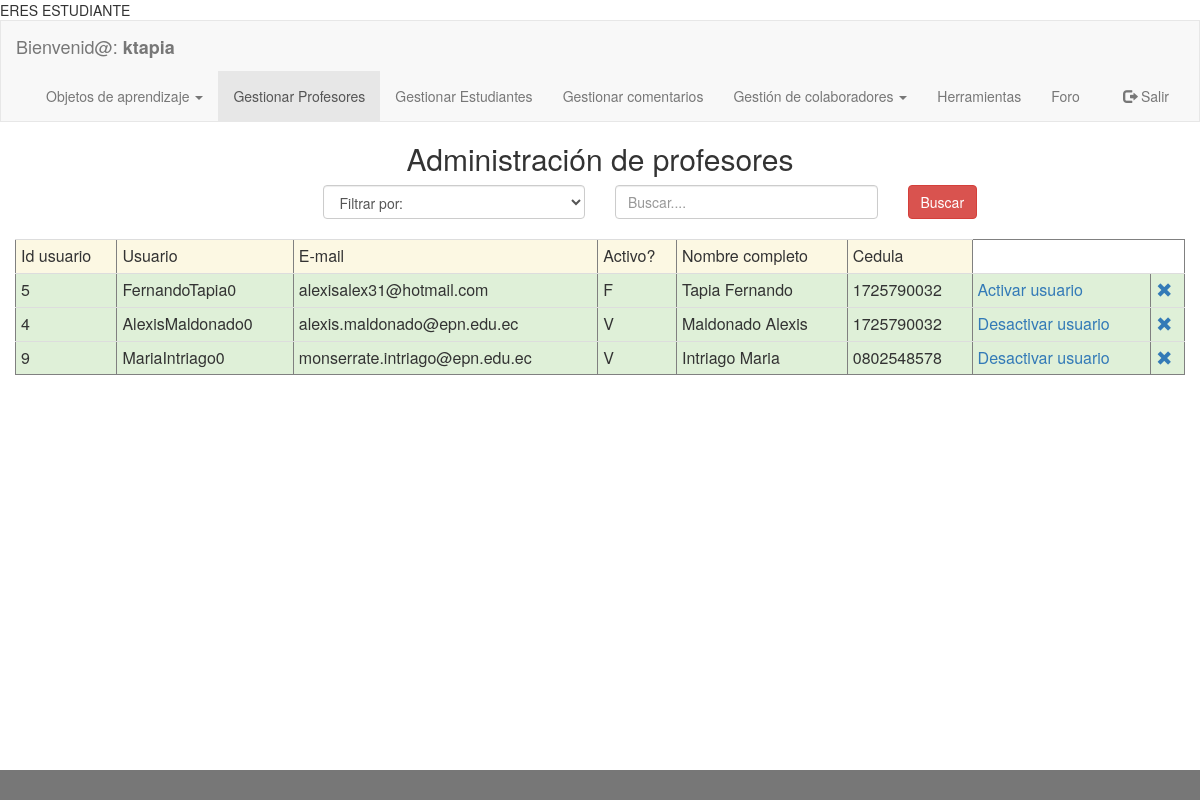
The page /aplicacion/modulos_administrador/adm_buscar_profesores.php (signed in) on the database its author committed.
### tables this page shows
CREATE TABLE `profesor` (
  `idprofesor` int(11) NOT NULL,
  `ci` varchar(10) DEFAULT NULL,
  `nombres` varchar(45) DEFAULT NULL,
  `apellidos` varchar(45) DEFAULT NULL,
  `id_departamento` int(11) DEFAULT NULL,
  `id_facultad` int(11) DEFAULT NULL,
  `mail` varchar(45) DEFAULT NULL,
  `id_usuario` int(11) DEFAULT NULL,
  `fecha_nacimiento` varchar(45) DEFAULT NULL,
  `genero` varchar(1) DEFAULT NULL,
  `ciudad` varchar(10) DEFAULT NULL,
  `domicilio` varchar(60) DEFAULT NULL,
  `celular` varchar(15) DEFAULT NULL,
  `convencional` varchar(15) DEFAULT NULL
);

CREATE TABLE `usuario` (
  `idUsuario` int(11) NOT NULL,
  `usuario` varchar(45) DEFAULT NULL,
  `contrasenia` varchar(45) DEFAULT NULL,
  `tipo_usuario` varchar(3) DEFAULT NULL,
  `activo` varchar(1) DEFAULT NULL,
  `foto` varchar(45) DEFAULT ''
);

### aplicacion/modulos_administrador/adm_buscar_profesores.php (the view, shortened to what this page needs)
<!DOCTYPE html PUBLIC "-//W3C//DTD XHTML 1.0 Transitional//EN" "http://www.w3.org/TR/xhtml1/DTD/xhtml1-transitional.dtd">
<html xmlns="http://www.w3.org/1999/xhtml" lang="es">
    <head>
        <link rel="stylesheet" href="../../plugins/bootstrap/css/bootstrap.min.css"></link>
    </head>
    <body>
        <?php include './navbar_adm_profesores.php'; ?>
        <div class="container-fluid text-center">
            <div class="row content">
                <div class="col-sm-12 text-center">
                    <h2> Administración de profesores</h2>
                    <form onsubmit="return validar_busqueda_cedula()" action="../modulos_administrador/adm_ejecutar_buscar_profesores.php" method="post" enctype="multipart/form-data">
                        <div class="col-md-3">
                        </div>
                        <div class="col-md-3 text-left ">
                            <select class= "form-control" name="tipo_criterio" dir="ltr" required id="select_criterio">
                                <option value="">Filtrar por:</option>
                            </select></br>
                        </div>
                        <div class="col-md-3 text-center">
                            <input type="text" class="form-control" id="criterio_busqueda" placeholder="Buscar...." name="criterio_busqueda" required></br>
                        </div>
                        <div class="col-md-3 text-left">
                            <button id="registrar" type="submit" class="btn btn-danger">Buscar</button>
                        </div>
                    </form>
                    <?php
                    $statement = ("select u.*,p.nombres, p.apellidos, p.ci, p.mail from usuario as u, profesor as p where u.idUsuario=p.id_usuario order by activo");
                    $conexion = new Conexion();
                    $consulta = $conexion->prepare($statement);
                    $consulta->setFetchMode(PDO::FETCH_ASSOC);
                    $consulta->execute();
                    echo '<table border ="1|1" class="table table-condensed";>';
                    echo '<tr class="warning">';
                    echo '<td>Id usuario</td>';
                    echo '<td>Usuario</td>';
                    echo '<td>E-mail</td>';
                    echo '<td>Activo?</td>';
                    echo '<td>Nombre completo</td>';
                    echo '<td>Cedula</td>';
                    echo "</tr>";
                    if ($consulta->rowCount() != 0) {
                        while ($row = $consulta->fetch()) {
                            echo '<tr class="success">';
                            echo '<td>' . $row['idUsuario'] . '</td>';
                            echo '<td>' . $row['usuario'] . '</td>';
                            echo '<td>' . $row['mail'] . '</td>';
                            echo '<td>' . $row['activo'] . '</td>';
                            echo '<td>' . $row['apellidos'] . '  ' . $row['nombres'] . '</td>';
                            echo '<td>' . $row['ci'] . '</td>';
                            if ($row['activo'] == 'V') {
                                echo '<td><a href="adm_buscar_profesores.php?id=' . $row['idUsuario'] . '&id_gestion=1">Desactivar usuario</a></td>';
                            } else {
                                echo '<td><a href="adm_buscar_profesores.php?id=' . $row['idUsuario'] . '&id_gestion=2&mail=' . $row['mail'] . '&usuario=' . $row['usuario'] . '&contrasenia=' . $row['contrasenia'] . '">Activar usuario</a></td>';
                            }
                            echo "<td><a onClick=\"javascript: return confirm('Realmente desea eliminar el profesor seleccionado? Se eliminarán todos los objetos de aprendizaje asociados al mismo.');\" href='adm_buscar_profesores.php?id=" . $row['idUsuario'] . "&id_gestion=3'><span class='glyphicon glyphicon-remove'></a></td>";
                            echo '</tr>';
                        }
                    }
                    echo '</table>';
                    ?>
                </div>
            </div>
        </div></br></br></br>
        <footer class="label-default container-fluid text-center">
        </footer>
    </body>
</html>

### aplicacion/modulos_administrador/navbar_adm_profesores.php (shortened to what this page needs)
<nav class="navbar navbar-default">
    <div class="container-fluid">
        <div class="navbar-header">
            <a class="navbar-brand" href="#">Bienvenid@: <strong><?php echo $_SESSION['usuario'] ?></strong></a>
        </div>
        <div class="collapse navbar-collapse" id="myNavbar">
            <ul class="nav navbar-nav">
                <li class="dropdown">
                    <a class="dropdown-toggle" data-toggle="dropdown" href="#">Objetos de aprendizaje
                        <span class="caret"></span></a>
                </li>
                <li class="active"><a href="adm_buscar_profesores.php">Gestionar Profesores</a></li>
                <li ><a href="adm_buscar_estudiantes.php">Gestionar Estudiantes</a></li>
                <li><a href="adm_comentarios_todos.php">Gestionar comentarios</a></li>
                <li class="dropdown">
                    <a class="dropdown-toggle" data-toggle="dropdown" href="#">Gestión de colaboradores
                        <span class="caret"></span></a>
                </li>
                <li><a href="adm_herramientas.php">Herramientas</a></li>
               <li><a href="../modulos_comunes/modulo_foro/index.php">Foro</a></li>
            </ul>
            <ul class="nav navbar-nav navbar-right">
                <li><a href="../../aplicacion/desconectar_sesion.php"><span class="glyphicon glyphicon-log-out"></span> Salir</a></li>
            </ul>
        </div>
    </div>
</nav>

### aplicacion/modulos_administrador/adm_buscar_profesores.php (style rules this page uses)
.navbar { margin-bottom: 0; border-radius: 0; }
.row.content { height: 390px }
html { min-height: 100%; position: relative; }
body { margin:0; margin-bottom: 40px; }
footer { background-color: #555; color: white; padding: 15px; position: absolute; bottom: 0; width: 100%; }
.table > tbody > tr > td { vertical-align: middle; }

### rows shown on the page
profesor: id_usuario.idUsuario "5", id_usuario.usuario "FernandoTapia0", mail "alexisalex31@hotmail.com", id_usuario.activo "F", apellidos "Tapia", nombres "Fernando", ci "1725790032"
profesor: id_usuario.idUsuario "4", id_usuario.usuario "AlexisMaldonado0", mail "alexis.maldonado@epn.edu.ec", id_usuario.activo "V", apellidos "Maldonado", nombres "Alexis", ci "1725790032"
profesor: id_usuario.idUsuario "9", id_usuario.usuario "MariaIntriago0", mail "monserrate.intriago@epn.edu.ec", id_usuario.activo "V", apellidos "Intriago", nombres "Maria", ci "0802548578"

### other values the page prints
$_SESSION['usuario'] "ktapia"
